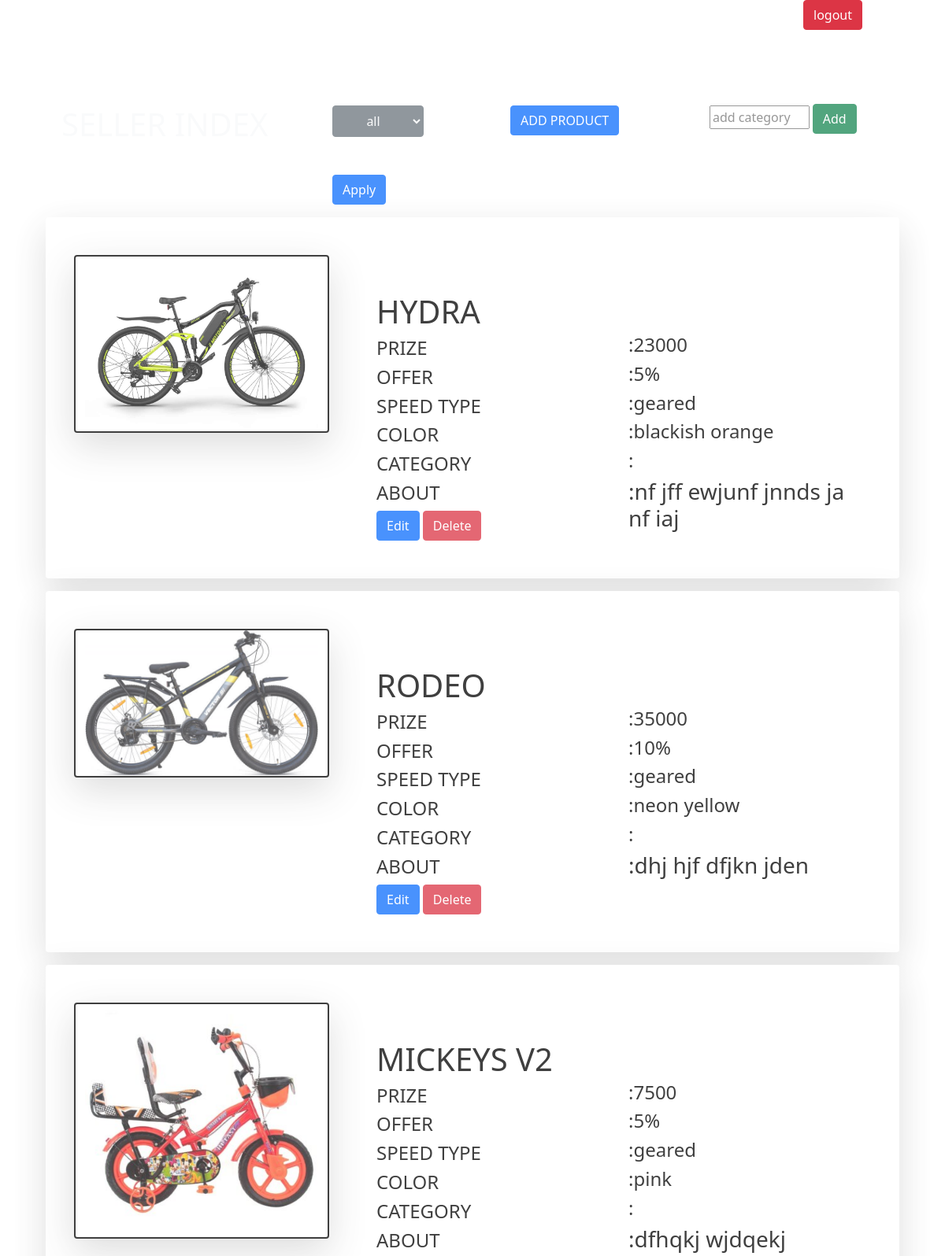
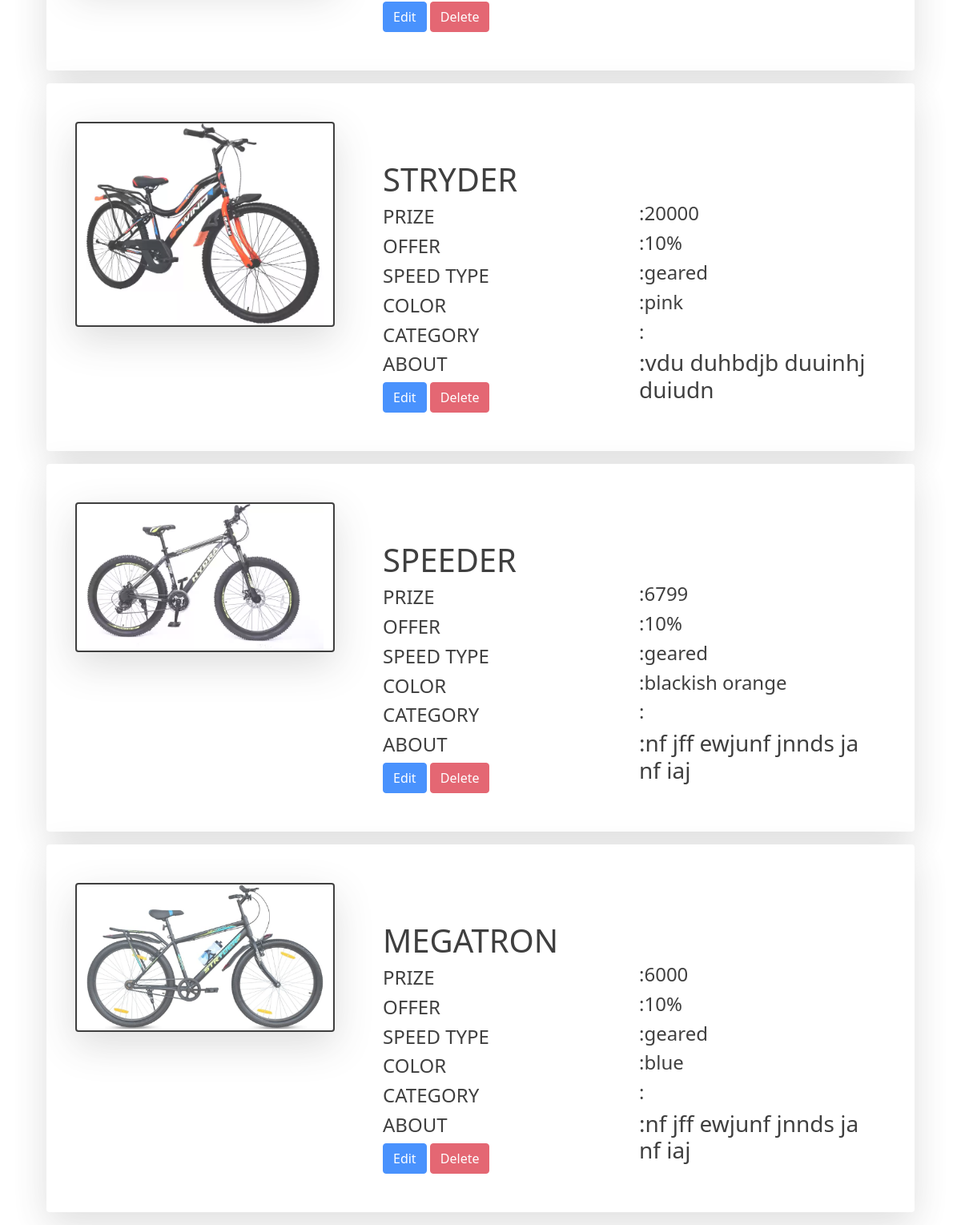
The app's page /sellerindex/ (signed in) with its own data (2 pictures, top to bottom).
### ecomapp/models.py (models this page shows)
class product(models.Model):
    productname = models.CharField(max_length=100)
    prize = models.IntegerField()
    offer = models.CharField(max_length=50)
    speed = models.CharField(max_length=50)
    color = models.CharField(max_length=50)
    description = models.CharField(max_length=300)
    category = models.ForeignKey('Categories', on_delete=models.CASCADE, related_name='products')
    image = models.ImageField(upload_to='images/')
    seller = models.ForeignKey(User, on_delete=models.CASCADE, related_name='products_sold')

### ecomapp/views.py (the view)
# urls.py: path('sellerindex/',views.sellerindex,name="sellerindex"),
def sellerindex(request):
    user = request.user
    products = product.objects.filter(seller=user)
    categories = Categories.objects.all()
    context = {
        'products': products,
        'categories':categories
    }
    return render(request, "sellerindex.html", context)

### Templates/sellerindex.html (shortened to what this page needs)
{% load static %}
<!DOCTYPE html>
<html lang="en">
<head>
    <link href="https://cdn.jsdelivr.net/npm/bootstrap@5.1.3/dist/css/bootstrap.min.css" rel="stylesheet">
    <link rel="stylesheet" href="{% static '/css/sellerindex.css' %}">
    <link rel="stylesheet" href="https://cdn.jsdelivr.net/npm/bootstrap-icons@1.11.3/font/bootstrap-icons.min.css">
</head>
<body >
    <div class="row">
        <div class="col-10"></div>
        <div class="col-2">
            <a href="{% url 'logout' %}"><button class="btn btn-danger">logout</button></a>
        </div>
    </div>
    <div class="container  mt-5 opacity-75 text-light">
        <div class="row">
        <h1 class="p-5 col-4">SELLER INDEX</h1>
        <form action="{% url 'filtercategory' %}" method="post" class="col-2">
        <select name="category" id="category" class="btn btn-secondary  text-light category1 mt-5" >
        <option value="all">all</option>
        </select>
        <input type="submit" value="Apply" class="btn btn-primary mt-5">
        </form>
        <a href="{% url 'addproduct' %}" class="col-3 p-5"><button class="btn btn-primary btn">ADD PRODUCT</button></a>
        <form action="{% url 'addcategory' %}" method="post" class="col-3 p-3 mt-4">
        <input type="text"  height="2px" name="category" placeholder="add category" class="w-50 mt-2">
        <input type="submit" value="Add" class="btn btn-success">
        </form>
        </div>
            {% for product in products %}
            <div class="bg-white text-black p-5 m-3 rounded shadow-lg">
            <div class="row">
                <img src="{{ product.image.url }}"  alt="image" class="col shadow-lg w-25 image rounded">
                <div class="col mt-5 ms-5">
                    <h1 >{{ product.productname|upper }}</h1>
                    <h4>PRIZE</h4>
                    <h4>OFFER</h4>
                    <h4>SPEED TYPE</h4>
                    <H4>COLOR</H4>
                    <h4>CATEGORY</h4>
                    <h4>ABOUT</h4>
                <a href="{% url 'edit' product.pk %}"><button class="btn btn-primary">Edit</button></a>
                <a href="{% url 'delete' product.pk %}"><button class="btn btn-danger">Delete</button></a></div>
              <div class="col mt-5">
                <h4 class="mt-5 pt-1">:{{ product.prize }}</h4><h4> :{{ product.offer }}</h4>
                <h4>:{{ product.speed }}</h4>
            <h4>:{{ product.color }}</h4>
                    <h4>:{{ product.categories }}</h4>
                <h3>:{{ product.description }}</h3>
            </div>
              </div>
        </div>
            {% endfor %}
    </div>
</body>
</html>

### static/css/sellerindex.css (style rules this page uses)
.image { height:25%; width: 50%; border: 2px black solid; }
.category1 { height: 40px; }

### records on screen
product: image (picture), productname "HYDRA", prize "23000", offer "5%", speed "geared", color "blackish orange", description "nf jff ewjunf jnnds ja nf iaj"
product: image (picture), productname "RODEO", prize "35000", offer "10%", speed "geared", color "neon yellow", description "dhj hjf dfjkn jden"
product: image (picture), productname "MICKEYS V2", prize "7500", offer "5%", speed "geared", color "pink", description "dfhqkj wjdqekj"
product: image (picture), productname "STRYDER", prize "20000", offer "10%", speed "geared", color "pink", description "vdu duhbdjb duuinhj duiudn"
product: image (picture), productname "SPEEDER", prize "6799", offer "10%", speed "geared", color "blackish orange", description "nf jff ewjunf jnnds ja nf iaj"
product: image (picture), productname "MEGATRON", prize "6000", offer "10%", speed "geared", color "blue", description "nf jff ewjunf jnnds ja nf iaj"
